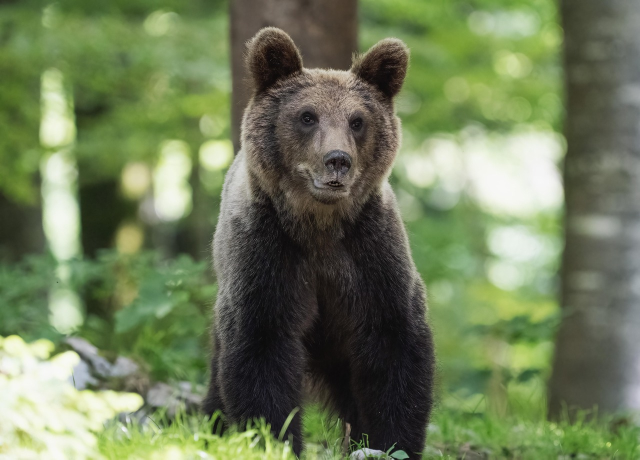
#> input picture bear.jpg, 1280 x 919 px (shown at 1/2 size)
$ jupyter execute S02-L020_basic_image_manipulations.ipynb
#> lines starting #> are read from the running program, lines starting #| are printed output that depends on the picture
# **Basic image manipulations**

#### **1. Convert to grayscale**

Use `skimage.color.rgb2gray` to convert an RGB image to grayscale (single channel).

[cell 1]
from skimage import io
from skimage.color import rgb2gray
import matplotlib.pyplot as plt

[cell 2]
img = io.imread('bear.jpg')
#> img is the input picture: shape (919, 1280, 3); mean R, G, B 110.5, 123.3, 88.8

gray_image = rgb2gray(img)
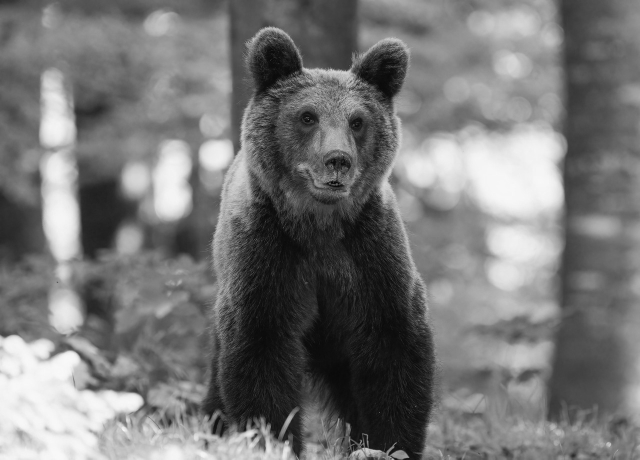
#> gray_image: shape (919, 1280) float64 (shown at 1/2 size); min 0.000833, max 0.978, mean 0.463

plt.imshow(gray_image)
plt.axis('off')
plt.show()

print("Grayscale image shape:", gray_image.shape)  # (height, width) - single channel
#| Grayscale image shape: (919, 1280)

**Why is the image colorful?**

`matplotlib’s imshow()` function uses a default colormap (often "viridis") when displaying single-channel images, mapping grayscale intensities to a spectrum of colors rather than shades of gray. To display the image in true grayscale, the `cmap='gray'` argument must be added to `imshow()`.

[cell 3]
plt.imshow(gray_image, cmap='gray')
plt.axis('off')
plt.show()

#### **2. Flipping images**

Flip an image horizontally or vertically using NumPy:
- `np.fliplr(image)` flips left to right (horizontal flip)
- `np.flipud(image)` flips up to down (vertical flip)

[cell 4]
import numpy as np

flipped_lr = np.fliplr(img)  # horizontal flip
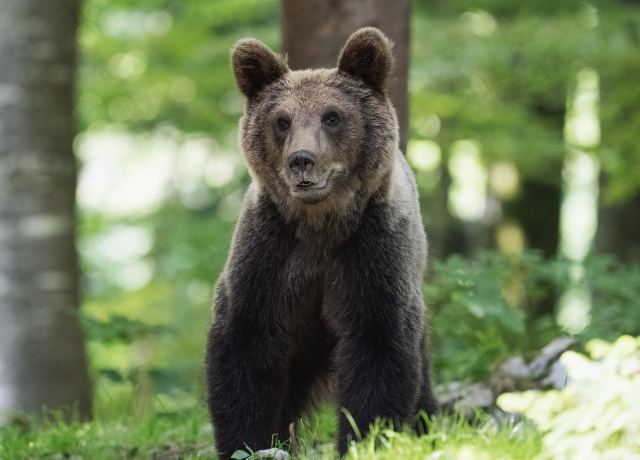
#> flipped_lr: shape (919, 1280, 3) (shown at 1/2 size); mean R, G, B 110.5, 123.3, 88.8
flipped_ud = np.flipud(img)  # vertical flip
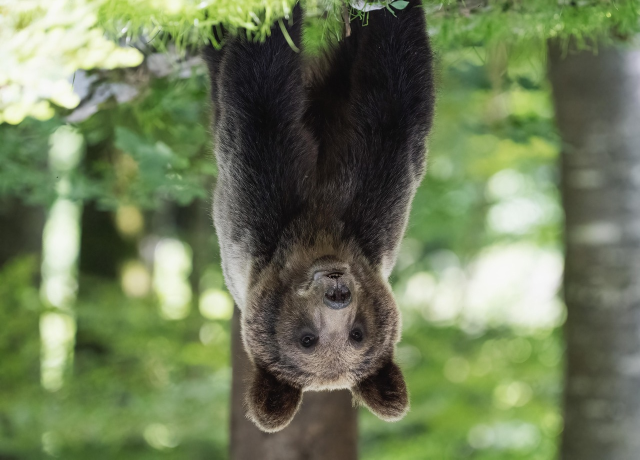
#> flipped_ud: shape (919, 1280, 3) (shown at 1/2 size); mean R, G, B 110.5, 123.3, 88.8

plt.imshow(flipped_lr)
plt.axis('off')
plt.show()

plt.imshow(flipped_ud)
plt.axis('off')
plt.show()

#### **3. Rotating images**

Use `skimage.transform.rotate` to rotate an image by arbitrary degrees.

[cell 5]
from skimage.transform import rotate

rotated_img = rotate(img, angle=45)
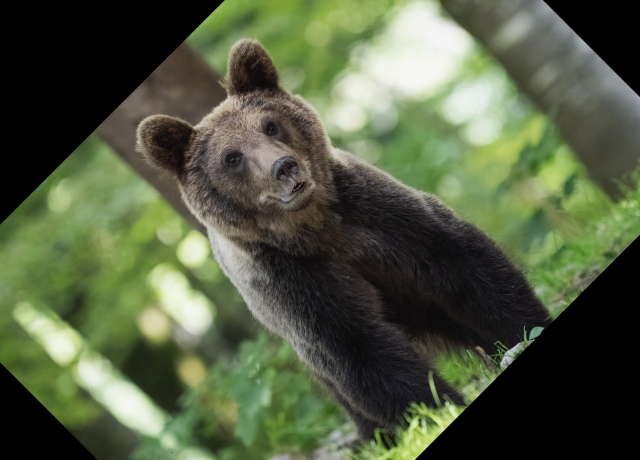
#> rotated_img: shape (919, 1280, 3) float64 (shown at 1/2 size); mean R, G, B 0.323, 0.36, 0.258

plt.imshow(rotated_img)
plt.axis('off')
plt.show()

rotated_img = rotate(img, angle=-90)
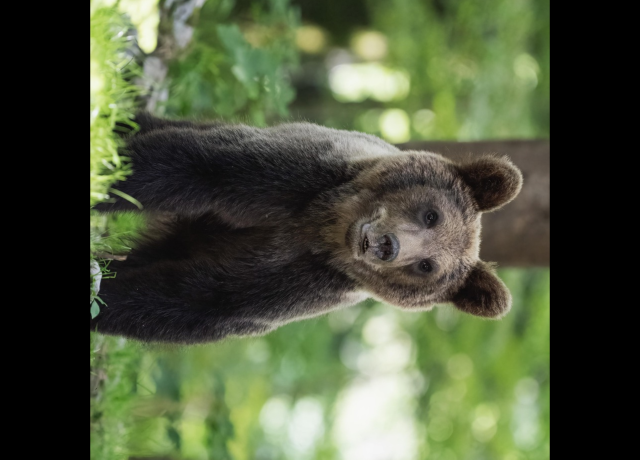
#> rotated_img: shape (919, 1280, 3) float64 (shown at 1/2 size); mean R, G, B 0.299, 0.334, 0.234

plt.imshow(rotated_img)
plt.axis('off')
plt.show()

Rotation may change the image size or introduce empty corners (black regions) if not cropped.

#### **4. Resizing and rescaling**

Two common methods:
- `resize(image, output_shape)` resizes to exact dimensions.
- `rescale(image, scale)` rescales by a factor (e.g., 0.5 halves the size).

[cell 6]
from skimage.transform import resize, rescale

resized_img = resize(img, (300, 300), anti_aliasing=True)
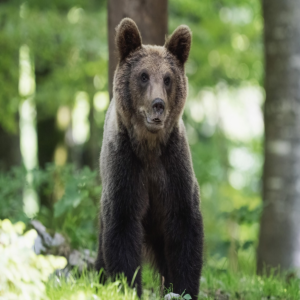
#> resized_img: shape (300, 300, 3) float64; mean R, G, B 0.433, 0.484, 0.348

plt.imshow(resized_img)
plt.axis('off')
plt.show()

**Aliasing and anti-aliasing**

Downscaling images may cause aliasing artifacts.
Using `anti_aliasing=True` helps reduce these artifacts.

Let's look at the upper example but this time using `anti_aliasing=False`.

[cell 7]
rescaled_img = rescale(img, 0.1, anti_aliasing=False, channel_axis=-1)
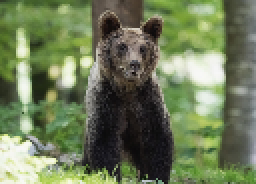
#> rescaled_img: shape (92, 128, 3) float64 (shown 2 times larger); mean R, G, B 0.433, 0.484, 0.348

plt.imshow(rescaled_img)
plt.axis('off')
plt.show()

Rescale does a simmilar thing, but the new size is given by scale (not by exact size)

[cell 8]
rescaled_img = rescale(img, 0.1, anti_aliasing=True, channel_axis=-1)
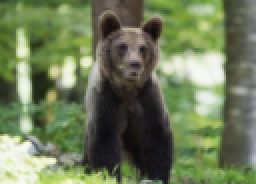
#> rescaled_img: shape (92, 128, 3) float64 (shown 2 times larger); mean R, G, B 0.433, 0.484, 0.348

plt.imshow(rescaled_img)
plt.axis('off')
plt.show()

#### **5. Region of interest (ROI)**

Crop a rectangular region from an image.

[cell 9]
roi = img[60:450, 410:850]
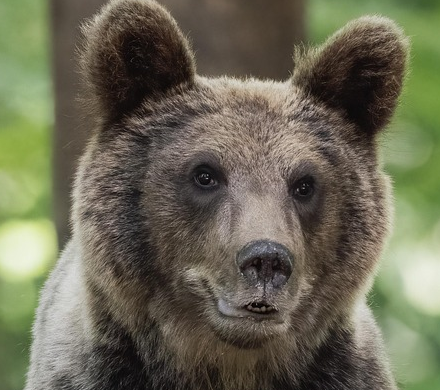
#> roi: shape (390, 440, 3); mean R, G, B 107.1, 105.2, 85.1

plt.imshow(roi)
plt.axis('off')
plt.show()

$ run again, with baloon.jpg copied over bear.jpg
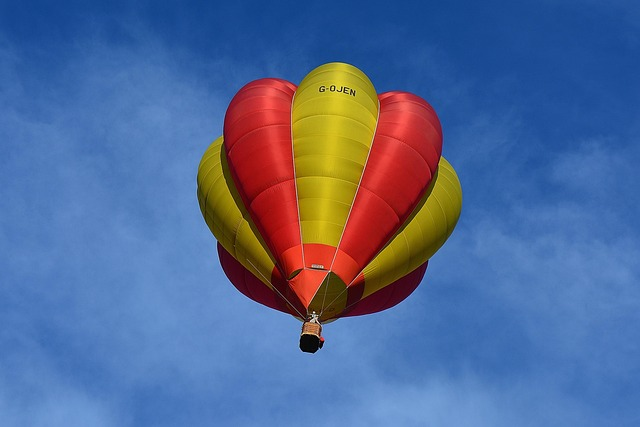
#> input picture baloon.jpg, 640 x 427 px
#> img is the input picture: shape (427, 640, 3); mean R, G, B 82.8, 105.3, 149.3
#| Grayscale image shape: (427, 640)
#> `resized_img = resize(img, (300, 300), anti_aliasing=True)`:
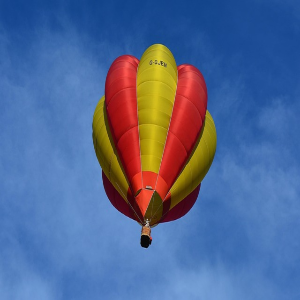
#> resized_img: shape (300, 300, 3) float64; mean R, G, B 0.325, 0.413, 0.585
#> `roi = img[60:450, 410:850]`:
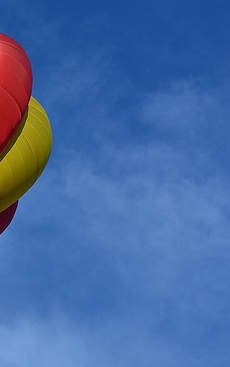
#> roi: shape (367, 230, 3); mean R, G, B 68.5, 106.4, 164.8
